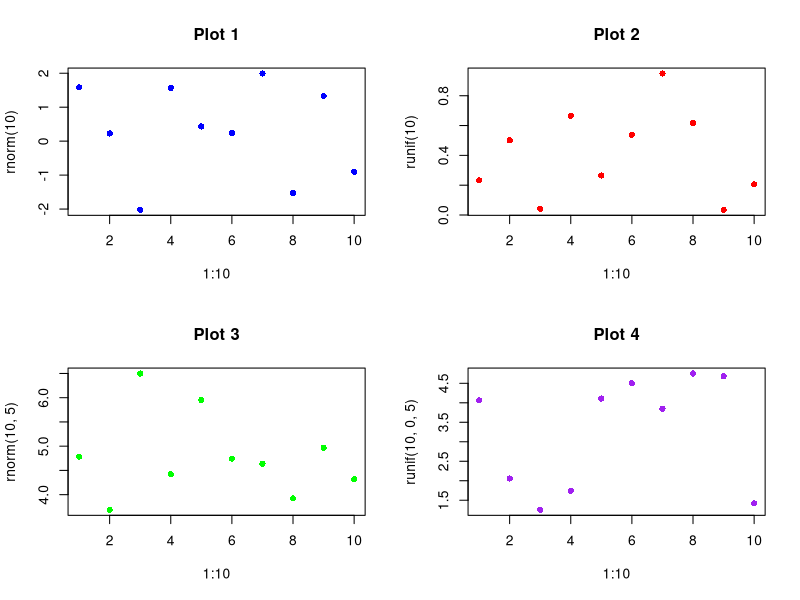
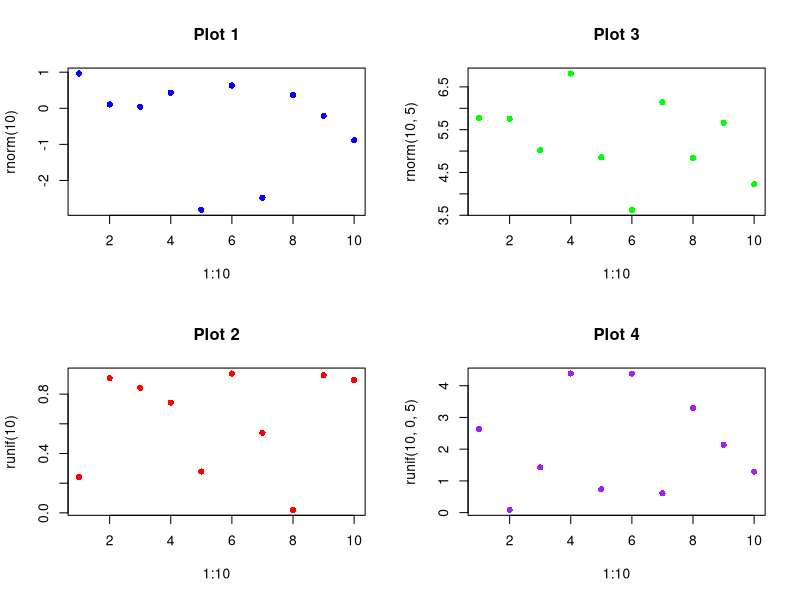
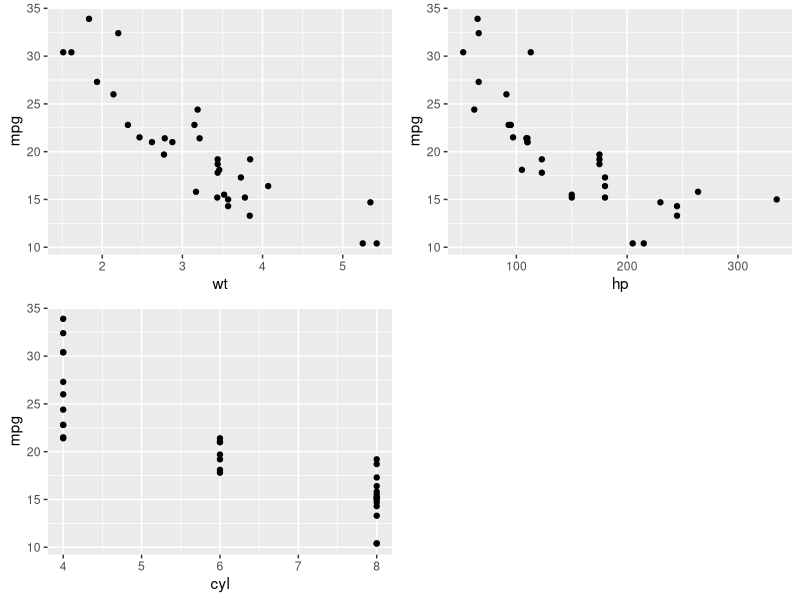
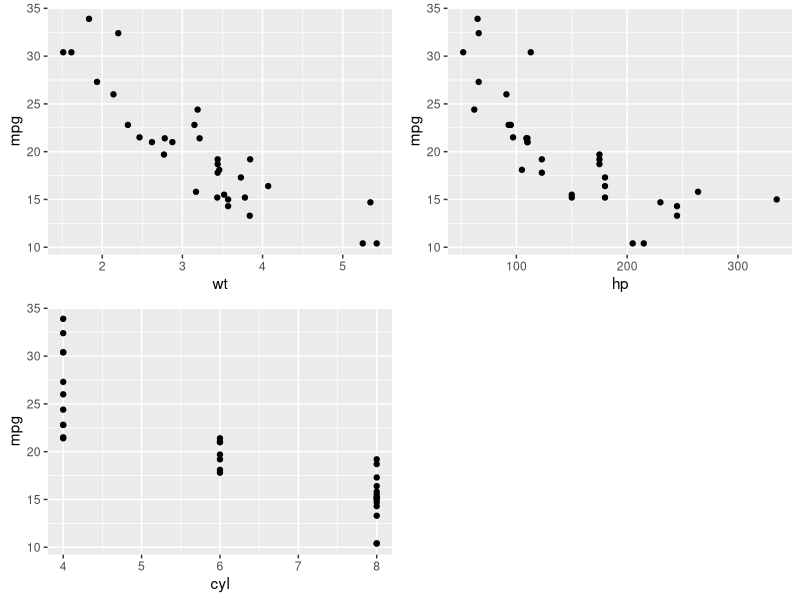
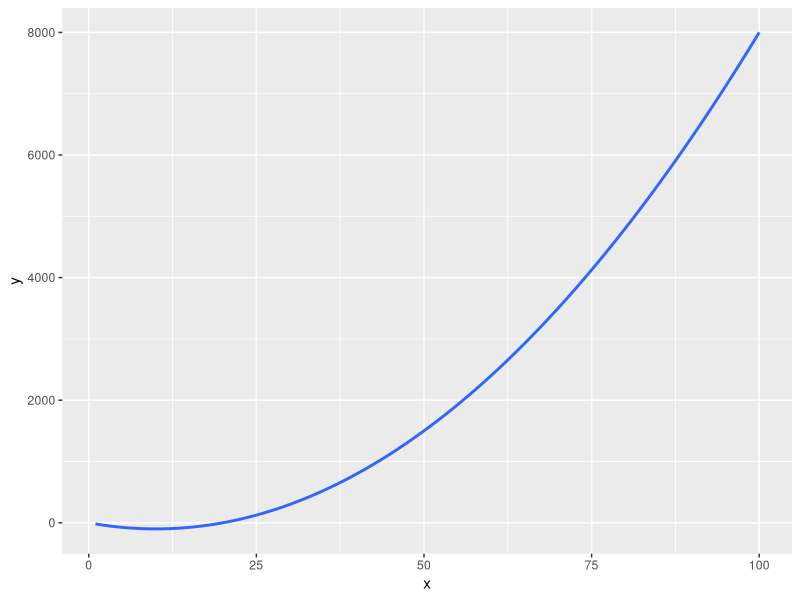
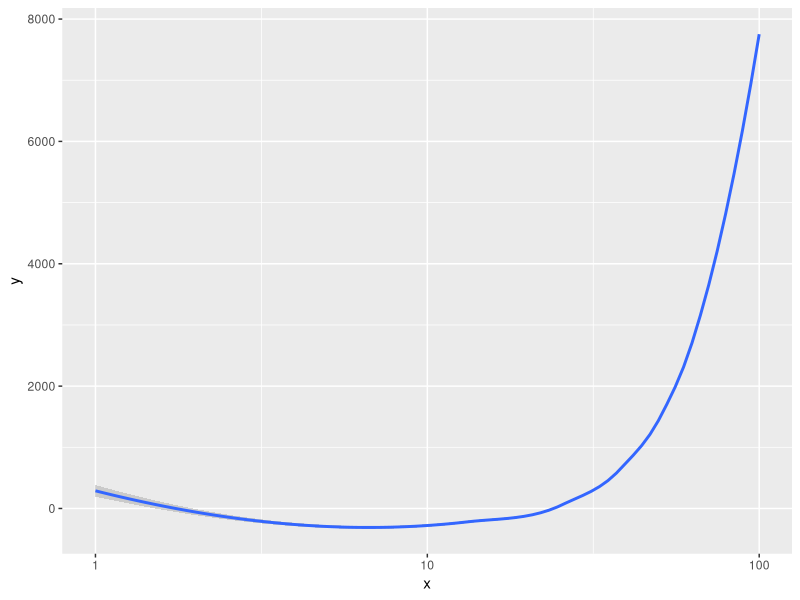

Write R code to recreate these figures, in order.
## ---- chunk 1
df <- data.frame(
    a = c(1, 2, 3),
    b = c("b")
)
df$c <- c("a", "b", "c")
df
## ---- chunk 2

lt <- list(
    a <- matrix(1:10, nrow = 2),
    b <- "test_string"
)
lt[["c"]] <- "additional entry"
lt
## ---- chunk 3
vc <- c(1, 2, 3)
c(vc, 4)
c(4, vc)
append(vc, after = 0, 0)            # 在最前面插入
append(vc, after = length(vc), 4)   # 在最后面插入
append(vc, 4)                       # 默认在最后面插入
## ---- chunk 4
lt <- list(
    a = c(1, 2, 3),
    b = "string"
)

cat("lt$a:\n")
lt$a
cat("lt[[\"a\"]]:\n")
lt[["a"]]
cat("lt[\"a\"]:\n")
lt["a"]
cat("lt[1:2]:\n")
lt[1:2]
## ---- chunk 5
# 设置绘图区域为 2 行 2 列
par(mfrow = c(2, 2))

plot(1:10, rnorm(10), main = "Plot 1", col = "blue", pch = 16)
plot(1:10, runif(10), main = "Plot 2", col = "red", pch = 16)
plot(1:10, rnorm(10, 5), main = "Plot 3", col = "green", pch = 16)
plot(1:10, runif(10, 0, 5), main = "Plot 4", col = "purple", pch = 16)

# 恢复默认的单个图形布局
par(mfrow = c(1, 1))
## ---- chunk 6
# 设置绘图区域为 2 列 2 行
par(mfcol = c(2, 2))

plot(1:10, rnorm(10), main = "Plot 1", col = "blue", pch = 16)
plot(1:10, runif(10), main = "Plot 2", col = "red", pch = 16)
plot(1:10, rnorm(10, 5), main = "Plot 3", col = "green", pch = 16)
plot(1:10, runif(10, 0, 5), main = "Plot 4", col = "purple", pch = 16)

# 恢复默认的单个图形布局
par(mfrow = c(1, 1))
## ---- chunk 7
library(ggplot2)
library(cowplot)

plot1 <- ggplot(mtcars, aes(x = wt, y = mpg)) + geom_point()
plot2 <- ggplot(mtcars, aes(x = hp, y = mpg)) + geom_point()
plot3 <- ggplot(mtcars, aes(x = cyl, y = mpg)) + geom_point()
plot_list <- list(plot1, plot2, plot3)

# 通过 do.call 合并 plot_list
combined_plot <- do.call(plot_grid, c(plot_list, ncol = 2))
combined_plot

# 也可以直接用 plotlist 参数
plot_grid(plotlist = plot_list, ncol = 2)
## ---- chunk 8
# 注意命名方式，scale_x_continuous 会自动查找 transform_xxx 函数
transform_log10 <- scales::trans_new(
    name = "trans_log10",
    transform = function(x) log10(x),
    inverse = function(x) 10 ^ x,
    breaks = function(limits) 10 ^ pretty(log10(limits))
)

xs <- seq(1, 100, by = 0.2)
ggplot(data.frame(x = xs, y = xs ^ 2 - 20 * xs)) +
    geom_smooth(mapping = aes(x, y))
ggplot(data.frame(x = xs, y = xs ^ 2 - 20 * xs)) +
    geom_smooth(mapping = aes(x, y)) +
    scale_x_continuous(transform = "log10")
